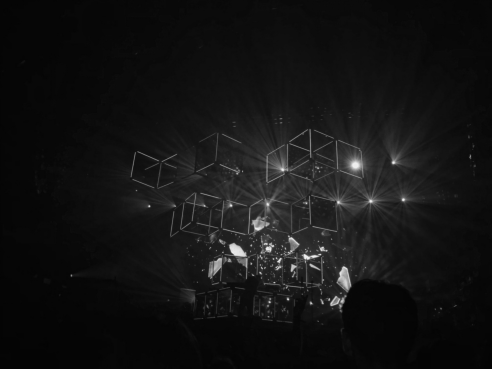
#> input picture images/1-enhance.png, 492 x 369 px, given in place of 2.jpg, which was not available
$ python cv.py
#> lines starting #> are read from the running program, lines starting #| are printed output that depends on the picture; pictures that were not available may be replaced by others from this repository, and a replacement may not be noted
import cv2
import matplotlib.pyplot as plt
import numpy as np

# Load an image
def print_histogram(image_path: str):
#> called with image_path = '2.jpg'
    image = cv2.imread(f"images/{image_path}", cv2.IMREAD_GRAYSCALE)
#> image is the input picture: shape (369, 492); min 3, max 239, mean 19.3

    # Calculate histogram
    hist, bins = np.histogram(image.flatten(), 256, [0, 256])
#> hist = 256 values, max 17539 at index 6, min 0 at index 0, mean 709.2; bins = 257 values from 0 to 256

    # Normalize the histogram
    hist_normalized = hist / sum(hist)
#> hist_normalized = 256 values, max 0.0966 at index 6, min 0 at index 0, mean 0.00391

    # Create a bar plot
    plt.bar(range(256), hist_normalized, color='black', alpha=1)
    plt.title('Image Histogram')
    plt.xlabel('Pixel Value')
    plt.ylabel('Normalized Frequency')

    # Save the histogram plot as an image
    histogram_image_path = f"results/histogram-{image_path}.png"
    plt.savefig(histogram_image_path)
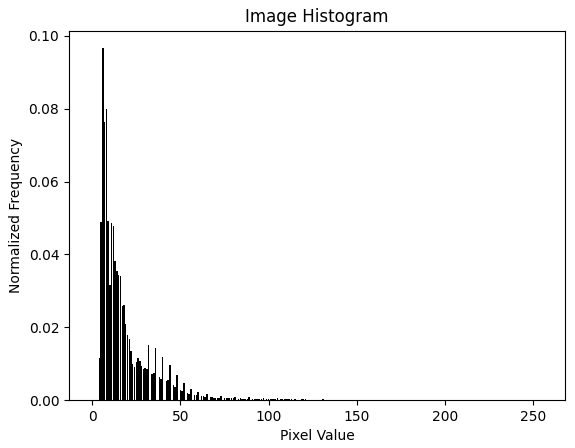
#> figure drawn by matplotlib, 1 panel; tallest bar 0.0966 high, from x = 5.6 to 6.4
    plt.close()

def invert_image(image_path: str):

    original_image = cv2.imread(f"images/{image_path}")

# Invert the image
    inverted_image = cv2.bitwise_not(original_image)

    # Save the inverted image
    inverted_image_path = f'results/inverted_image-{image_path}.png'
    cv2.imwrite(inverted_image_path, inverted_image)
    plt.imshow(cv2.cvtColor(inverted_image, cv2.COLOR_BGR2RGB))
    plt.axis('off')
    plt.savefig(inverted_image_path, bbox_inches='tight', pad_inches=0)
    plt.close()

def enhance_and_save(image_path):
    # Load the image
    original_image = cv2.imread(f"images/{image_path}")
    save_path = f"results/enhance-{image_path}.png"
    # Convert the image to grayscale
    gray_image = cv2.cvtColor(original_image, cv2.COLOR_BGR2GRAY)

    # Apply contrast stretching for image enhancement
    min_val = np.min(gray_image)
    max_val = np.max(gray_image)
    enhanced_image = ((gray_image - min_val) / (max_val - min_val) * 255).astype(np.uint8)

    # Save the enhanced image using matplotlib
    plt.imshow(enhanced_image, cmap='gray')
    plt.axis('off')
    plt.savefig(save_path, bbox_inches='tight', pad_inches=0)
    plt.close()

print_histogram("2.jpg")
print_histogram("enhance-2.jpg.png")
#> call 2 of print_histogram, with image_path = 'enhance-2.jpg.png'
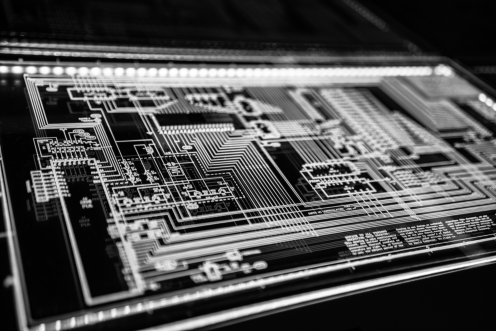
#> input picture images/enhance-2.jpg.png, 496 x 331 px
#> in print_histogram, image is the input picture: shape (331, 496); min 0, max 255, mean 79.9
#> in print_histogram (call 2), `hist, bins = np.histogram(image.flatten(), 256, [0, 256])`: hist = 256 values, max 8276 at index 5, min 0 at index 33, mean 641.3
#> in print_histogram (call 2), `hist_normalized = hist / sum(hist)`: hist_normalized = 256 values, max 0.0504 at index 5, min 0 at index 33, mean 0.00391
#> in print_histogram (call 2), `plt.savefig(histogram_image_path)`:
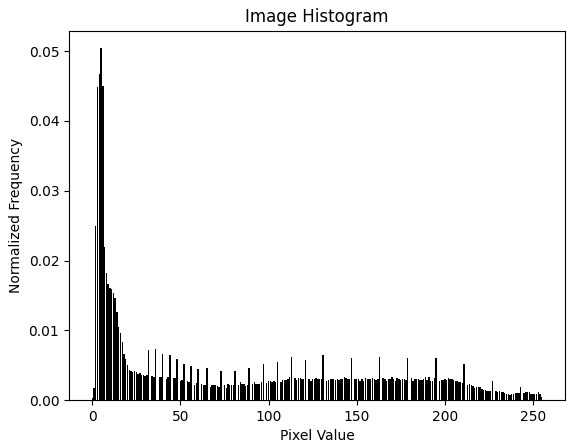
#> figure drawn by matplotlib, 1 panel; tallest bar 0.0504 high, from x = 4.6 to 5.4
# enhance_and_save("2.jpg")
